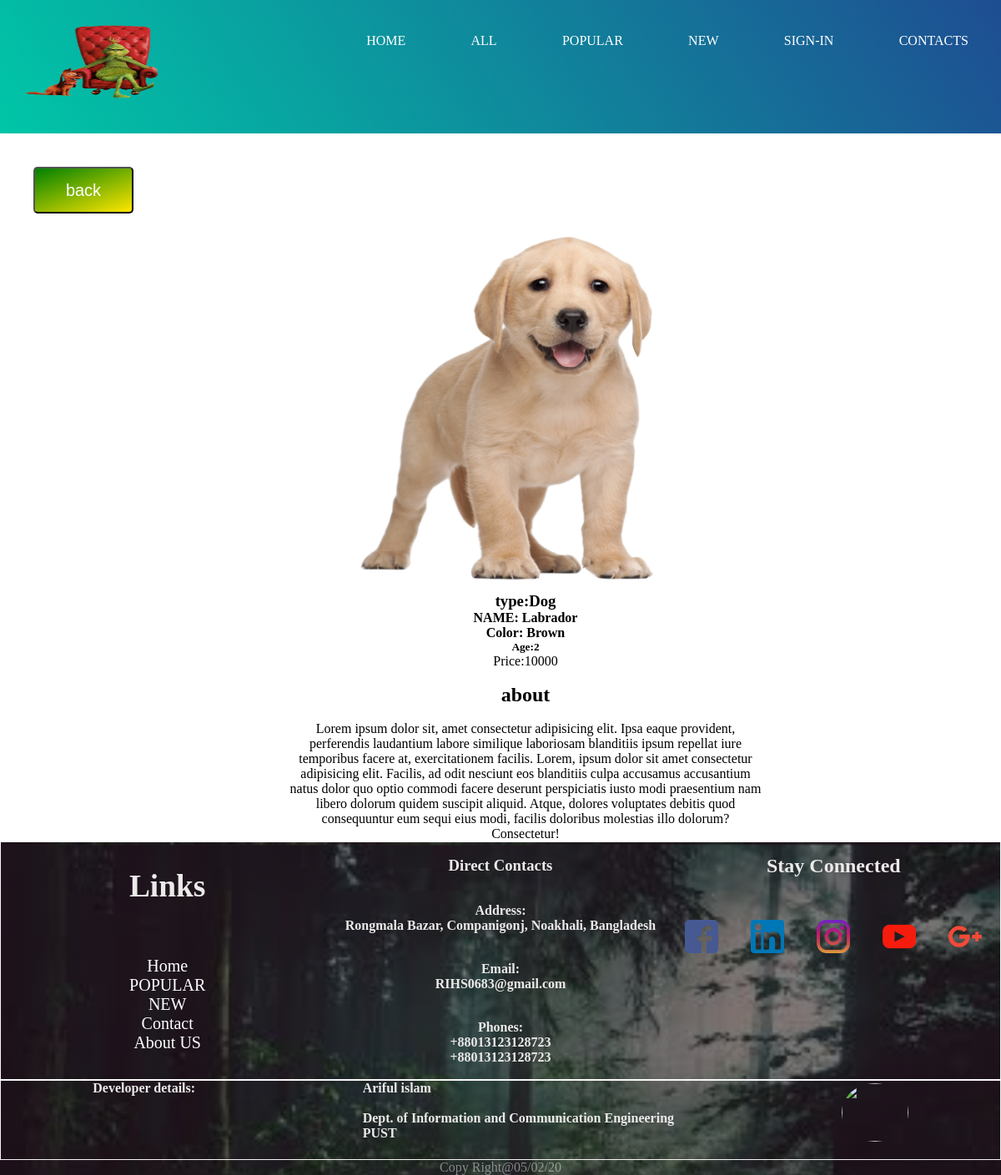
Page /singlepet.php?id=1 on the committed database.
### tables this page shows
CREATE TABLE `details` (
  `id` int(11) NOT NULL,
  `type` varchar(100) NOT NULL,
  `name` varchar(100) NOT NULL,
  `color` varchar(100) NOT NULL,
  `price` int(11) NOT NULL,
  `age` int(11) NOT NULL,
  `picture` varchar(200) NOT NULL,
  `New` int(11) NOT NULL DEFAULT '1'
);

### singlepet.php (the view, shortened to what this page needs)
<?php
    require('db.php');
    include('header.php');
    $id = mysqli_real_escape_string($conn, $_GET['id']);
	$query = 'SELECT * FROM details WHERE id='.$id;
	$result = mysqli_query($conn, $query);
	$detail = mysqli_fetch_assoc($result);
?>
<!DOCTYPE html>
	<html>
		<head>
		</head>
	<body>
		<button class="back"><a href="all.php">back</a></button>
		<div class="single">
				<img src="<?php echo $detail['picture']; ?>" width="450" height="450">
				<h3>type:<?php echo $detail['type']; ?></h3>
				<h4>NAME: <?php echo $detail['name']; ?> <br>
				Color: <?php echo $detail['color']; ?><br></h4>
				<h5><a>Age:<?php echo $detail['age']?></a></h5>
				<p>Price:<?php echo $detail['price']; ?></p>
				<div style="height: auto; width:50%; margin-left:25%">
					<br><h2>about</h2><br>
					<p>Lorem ipsum dolor sit, amet consectetur adipisicing elit. Ipsa eaque provident, perferendis laudantium labore similique laboriosam blanditiis ipsum repellat iure temporibus facere at, exercitationem facilis. Lorem, ipsum dolor sit amet consectetur adipisicing elit. Facilis, ad odit nesciunt eos blanditiis culpa accusamus accusantium natus dolor quo optio commodi facere deserunt perspiciatis iusto modi praesentium nam libero dolorum quidem suscipit aliquid. Atque, dolores voluptates debitis quod consequuntur eum sequi eius modi, facilis doloribus molestias illo dolorum? Consectetur!</p>
				</div>
		</div>
</body>
</html>
<?php
include('footer.php');
?>

### header.php (shortened to what this page needs)
<!DOCTYPE html>
<html>
    <head>
        <link rel="stylesheet" type="text/css" href="css/header.css">
    </head>
    <body>
        <header>
            <nav>
                <div class="logo">
                    <img src="pics/logo.png" alt="">
                </div>
                <div class="list">
                    <ul>
                        <li><a href="index.php">HOME</a></li>
                        <li><a href="all.php">ALL</a></li>
                        <li><a href="popular.php">POPULAR</a></li>
                        <li><a href="new.php">NEW</a></li>
                        <li><a href="sign.php">SIGN-IN</a></li>
                        <li><a href="contacts.php">CONTACTS</a></li>
                    </ul>
                </div>
            </nav>

### footer.php
<head>
    <link rel="stylesheet" href="css/footer.css">
</head>
<body>
<footer>
    <div class="a1">
        <div class="a11">
            <h3>Links</h3>
            <ul class="links" id="links">
                <li class=""><a href="index.php">Home</a></li>
                <li class=""><a href="popular.php">POPULAR</a></li>
                <li class=""><a href="new.php">NEW</a></li>
                <li class=""><a href="contacts.php">Contact</a></li>
                <li class=""><a href="#">About US</a></li>
            </ul>
        </div>
        <div class="a12">
            <h3>Direct Contacts</h3>
            <h4>Address:<br><p>Rongmala Bazar, Companigonj, Noakhali, Bangladesh</p></h4>
            <h4>Email:<br><p>RIHS0683@gmail.com</p></h4>
            <h4>Phones:<br><p>+88013123128723<br>+88013123128723</p></h4>
        </div>
        <div class="a13">
            <h4 class="a131">Stay Connected</h4>
            <div class="a132">
                <div class="fb">
                    <img src="pics/facebook.png">
                </div>
                <div class="lin">
                    <img src="pics/linkedin.png">
                </div>
                <div class="ins">
                    <img src="pics/instagram.png">
                </div>
                <div class="you">
                    <img src="pics/youtube.png">
                </div>
                <div class="goog">
                    <img src="pics/google-plus.png">
                </div>
            </div>
        </div>
    </div>
    <div class="a2">
        <h4>Developer details:</h4>
        <h4><p>Ariful islam<br><br>
            Dept. of Information and Communication Engineering<br>PUST
        </p></h4>
        <img src="pics/devo.jpg">
    </div>
    <div class="a3">
    Copy Right@<?php echo date("d/m/y"); ?>
    </div>
</footer>
</body>

### css/header.css (style rules this page uses)
* { margin: 0px; padding: 0%; box-sizing: border-box; }
header { width: 100%; }
header nav { height: 20vh; display: flex; flex-direction: row; width: 100%; background: linear-gradient(57deg, #00C6A7 , #1E4D92 ); }
.logo { flex: 1; }
.logo img { height: 70%; width: 50%; margin-left: 15px; margin-top: 15px; }
.list { flex: 2; display: flex; flex-direction: row; width: 100%; }
.list ul { display: flex; flex-direction: row; float: left; justify-content: space-around; width: 100%; }
.list ul li { list-style: none; float: left; margin-top: 5%; }
.list ul li a { text-decoration: none; color: white; }

### css/footer.css (style rules this page uses)
* { margin: 0px; padding: 0px; }
footer { margin: 0px; padding: 0px; box-sizing: border-box; height: 50vh; display: flex; flex-direction: column; background-image: linear-gradient(rgba(0,0,0,0.5),rgba(0,0,0,0.5)),url('footer.jpg'); background-repeat: repeat; background-attachment: fixed; background-size:100%; color: rgb(236, 233, 233); }
.a1 { display: flex; flex-direction: row; flex: 3; border: 1px solid rgb(250, 250, 250); }
.a11 { flex: 1; text-align: center; font-size: 200%; display: flex; flex-direction: column; justify-content: space-around; text-align: center; }
.a11 ul { display: flex; flex-direction: column; justify-content: space-around; font-size: 20px; }
.a11 ul li { list-style: none; font-size: 100%; }
.a11 ul li a { text-decoration: none; color: white; }
.a12 { flex: 1; display: flex; flex-direction: column; justify-content: space-around; text-align: center; }
.a13 { flex: 1; display: flex; flex-direction: column; justify-content: space-around; text-align: center; }
.a131 { flex: 1; text-align: center; font-size: 150%; margin-top: 15px; }
.a132 { flex: 3; display: flex; flex-direction: row; justify-content: space-around; margin: 2px; margin-top: 15px; }
.a132 img { height: 40px; width: 40px; }
.a2 { flex: 1; display: flex; flex-direction: row; justify-content: space-around; opacity: 1; padding-left: 10px; padding-right: 10px; border: 1px solid rgb(247, 245, 245); }
.a2 img { height: 70px; width: 80px; margin-top: 3px; border-radius: 50%; }
.a3 { text-align: center; opacity: 0.5; }

### singlepet.php (style rules this page uses)
* { margin: 0%; padding: 0%; box-sizing: border-box; }
body { margin: 0%; padding: 0%; box-sizing: border-box; }
.single { margin-left: 5%; text-align: center; align-content: center; }
.back { height: 7vh; width: 15vh; background: linear-gradient(160deg, green , rgb(255, 230, 0) ) ; margin-left: 5vh; margin-top: 5vh; border-radius: 5px; }
.back a { text-decoration: none; color: white; font-size: 150% }

### rows in the picture
details: picture (picture), type "Dog", name "Labrador", color "Brown", age "2", price "10000"
